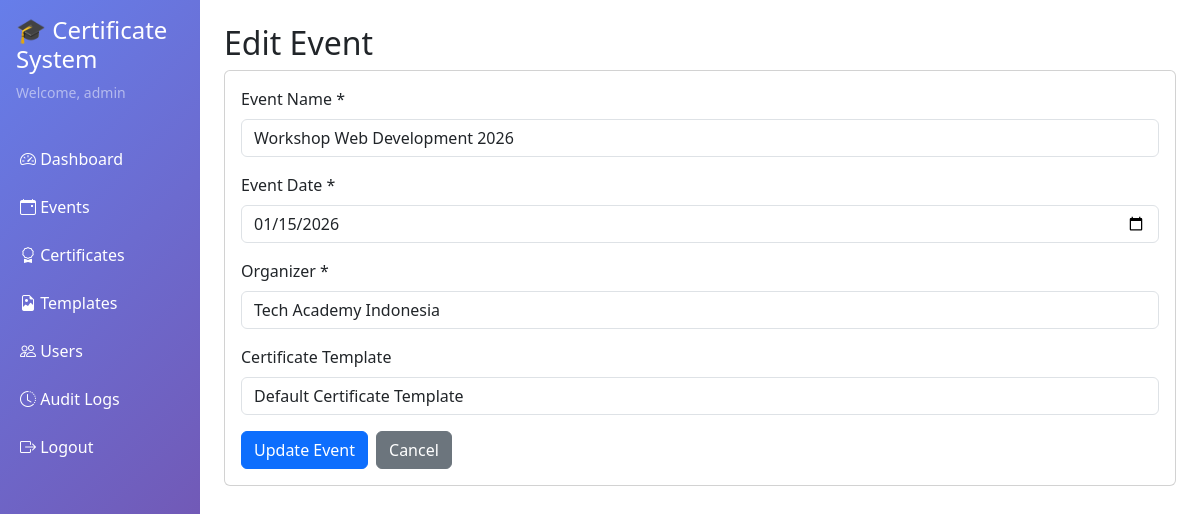
Screenshot of /admin/events/edit.php?id=1 (signed in) with the database file from the repository.
### tables this page shows
CREATE TABLE IF NOT EXISTS events (
    id INT PRIMARY KEY AUTO_INCREMENT,
    event_name VARCHAR(200) NOT NULL,
    event_date DATE NOT NULL,
    organizer VARCHAR(200) NOT NULL,
    template_id INT,
    created_by INT NOT NULL,
    created_at DATETIME NOT NULL DEFAULT CURRENT_TIMESTAMP,
    FOREIGN KEY (template_id) REFERENCES templates(id) ON DELETE SET NULL,
    FOREIGN KEY (created_by) REFERENCES users(id) ON DELETE RESTRICT,
    INDEX idx_event_name (event_name),
    INDEX idx_event_date (event_date),
    INDEX idx_created_by (created_by)
);

CREATE TABLE IF NOT EXISTS templates (
    id INT PRIMARY KEY AUTO_INCREMENT,
    template_name VARCHAR(100) NOT NULL,
    template_file VARCHAR(255) NOT NULL,
    layout_config TEXT,
    created_at DATETIME NOT NULL DEFAULT CURRENT_TIMESTAMP,
    INDEX idx_template_name (template_name)
);

### includes/security.php (called while the page is built, shortened)
<?php
function sanitize($data) {
    return htmlspecialchars(trim($data), ENT_QUOTES, 'UTF-8');
}

### admin/events/edit.php (the view, shortened to what this page needs)
<?php
require_once __DIR__ . '/../../includes/security.php';
$db = getDB();
$eventId = (int)$_GET['id'];
$stmt = $db->prepare("SELECT * FROM events WHERE id = ?");
$stmt->execute([$eventId]);
$event = $stmt->fetch();
$stmt = $db->query("SELECT id, template_name FROM templates ORDER BY template_name");
$templates = $stmt->fetchAll();
include __DIR__ . '/../_header.php';
?>
<h2>Edit Event</h2>
<div class="card">
    <div class="card-body">
        <form method="POST" action="">
            <div class="mb-3">
                <label for="event_name" class="form-label">Event Name *</label>
                <input type="text" class="form-control" id="event_name" name="event_name"
                       value="<?php echo sanitize($event['event_name']); ?>" required>
            </div>
            <div class="mb-3">
                <label for="event_date" class="form-label">Event Date *</label>
                <input type="date" class="form-control" id="event_date" name="event_date"
                       value="<?php echo $event['event_date']; ?>" required>
            </div>
            <div class="mb-3">
                <label for="organizer" class="form-label">Organizer *</label>
                <input type="text" class="form-control" id="organizer" name="organizer"
                       value="<?php echo sanitize($event['organizer']); ?>" required>
            </div>
            <div class="mb-3">
                <label for="template_id" class="form-label">Certificate Template</label>
                <select class="form-control" id="template_id" name="template_id">
                    <?php foreach ($templates as $template): ?>
                        <option value="<?php echo $template['id']; ?>"
                                <?php echo $event['template_id'] == $template['id'] ? 'selected' : ''; ?>>
                            <?php echo sanitize($template['template_name']); ?>
                        </option>
                    <?php endforeach; ?>
                </select>
            </div>
            <div class="d-flex gap-2">
                <button type="submit" class="btn btn-primary">Update Event</button>
                <a href="index.php" class="btn btn-secondary">Cancel</a>
            </div>
        </form>
    </div>
</div>
<?php include __DIR__ . '/../_footer.php'; ?>

### rows the page displays
events: event_name "Workshop Web Development 2026", event_date "01/15/2026", organizer "Tech Academy Indonesia", template_id "Default Certificate Template"

### other values shown
getCurrentUsername() "admin"
